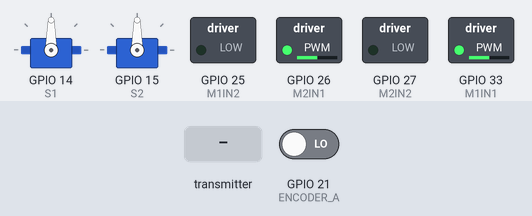
Recording of a sketch running on a simulated ESP32. On the bench: 2 × servo, switched loads named in the sketch (green lamp = pin HIGH). The test bench sets the inputs (shaded band); at power-on: GPIO 21 (ENCODER_A) LOW. No radio packets arrive unless stated; pins used as bus, display or sensor lines are not drawn; what the sketch prints to the serial monitor is not drawn.

Above: at 1.2 s.
1.3 s: the transmitter starts sending received = 0
3.0 s: the transmitter starts sending received = 255
Timing chart, 0 to 6.0 s (numbered marks = the images above; inputs shaded):
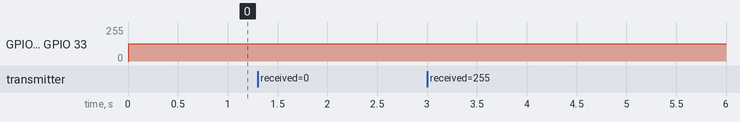

Measured:
- after the input at 1.3 s, every drawn part: stays the same
- after the input at 3.0 s, every drawn part: stays the same

The sketch:

BackupImperfect.ino
```cpp
#include <Wire.h>
#include <SPI.h>
#include <nRF24L01.h>
#include <RF24.h>
#include <ESP32Servo.h>

#define CE 19      // NRF24L01
#define CSN 18     // NRF24L01
#define SCK 17     // NRF24L01
#define MISO 22    // NRF24L01
#define MOSI 16    // NRF24L01
#define IRQ 23     // NRF24L01

#define M1IN1 33   // IN1
#define M1IN2 25   // IN2
#define M2IN1 26   // IN3
#define M2IN2 27   // IN4
#define SLEEP 32

#define S1 14       // Servo 1
#define S2 15       // Servo 2
Servo servo1;
Servo servo2;

// ---- Encoder ----
#define ENCODER_A 21   // Green wire — interrupt pin
#define ENCODER_B 4    // Blue wire — direction pin

const float ENCODER_PPR = 990.0;

volatile long encoderCount = 0;
unsigned long lastSpeedCalc = 0;
long lastCount = 0;
float currentRPM = 0;

void IRAM_ATTR encoderISR() {
  bool a = digitalRead(ENCODER_A);
  bool b = digitalRead(ENCODER_B);
  if (a == b) encoderCount++;
  else encoderCount--;
}

RF24 radio(CE, CSN); // CE, CSN
const byte address[6] = "00001";

// Command protocol — only e-stop / restart matter now
enum Command : byte {
  CMD_ESTOP    = 0xAB,
  CMD_RESTART  = 0xAC
};

bool eStopped = false;

// PWM setup (v3.0+ API)
#define PWM_FREQ 5000
#define PWM_RES  8
#define DRIVE_SPEED 128   // constant forward speed

void setup() {
  Serial.begin(115200);

  SPI.begin(SCK, MISO, MOSI, CSN);

  ledcAttach(M1IN1, PWM_FREQ, PWM_RES);
  ledcAttach(M1IN2, PWM_FREQ, PWM_RES);
  ledcAttach(M2IN1, PWM_FREQ, PWM_RES);
  ledcAttach(M2IN2, PWM_FREQ, PWM_RES);

  pinMode(SLEEP, OUTPUT);
  digitalWrite(SLEEP, HIGH);

  servo1.attach(S1);
  servo2.attach(S2);

  pinMode(ENCODER_A, INPUT);
  pinMode(ENCODER_B, INPUT);
  attachInterrupt(digitalPinToInterrupt(ENCODER_A), encoderISR, CHANGE);

  if (!radio.begin()) {
    Serial.println("nRF24 not responding — check wiring!");
    while (1) {}
  }

  radio.setPALevel(RF24_PA_LOW);
  radio.setDataRate(RF24_1MBPS);
  radio.setChannel(76);
  radio.openReadingPipe(1, address);
  radio.startListening();

  Serial.println("Receiver ready — moving until e-stop is received...");
}

// ---- Safety ----
void eStop() {
  Serial.println("EMERGENCY STOP ACTIVATED");
  stopMotors();
  digitalWrite(SLEEP, LOW);
  servo1.detach();
  servo2.detach();
  eStopped = true;
}

void restart() {
  Serial.println("Restarting...");
  digitalWrite(SLEEP, HIGH);
  delay(1);
  servo1.attach(S1);
  servo2.attach(S2);
  eStopped = false;
}

// ---- Movement ----
void stopMotors() {
  ledcWrite(M1IN1, 0);
  ledcWrite(M1IN2, 0);
  ledcWrite(M2IN1, 0);
  ledcWrite(M2IN2, 0);
}

void moveForward() {
  ledcWrite(M1IN1, DRIVE_SPEED);
  ledcWrite(M1IN2, 0);
  ledcWrite(M2IN1, DRIVE_SPEED);
  ledcWrite(M2IN2, 0);
}

// ---- Encoder speed calc ----
void updateEncoderSpeed() {
  unsigned long now = millis();
  if (now - lastSpeedCalc >= 500) {
    long count = encoderCount;
    long delta = count - lastCount;
    float revs = delta / ENCODER_PPR;
    currentRPM = revs / ((now - lastSpeedCalc) / 60000.0);
    Serial.printf("Encoder count: %ld  RPM: %.1f\n", count, currentRPM);
    lastCount = count;
    lastSpeedCalc = now;
  }
}

// ---- Main loop ----
void loop() {
  if (radio.available()) {
    byte received = 0;
    radio.read(&received, sizeof(received));

    Serial.print("Received: 0x");
    Serial.println(received, HEX);

    if (received == CMD_ESTOP) {
      eStop();
    } else if (received == CMD_RESTART) {
      restart();
    }
  }

  // Keep driving forward as long as we're not e-stopped
  if (!eStopped) {
    moveForward();
  }

  updateEncoderSpeed();
}
```
